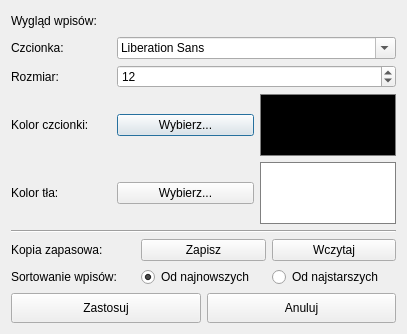
<?xml version="1.0" encoding="UTF-8"?>
<ui version="4.0">
 <class>Opcje</class>
 <widget class="QDialog" name="Opcje">
  <property name="geometry">
   <rect>
    <x>0</x>
    <y>0</y>
    <width>407</width>
    <height>334</height>
   </rect>
  </property>
  <property name="windowTitle">
   <string>Ustawienia pamiętnika</string>
  </property>
  <layout class="QVBoxLayout" name="verticalLayout">
   <item>
    <widget class="QLabel" name="headerWyglad">
     <property name="maximumSize">
      <size>
       <width>16777215</width>
       <height>20</height>
      </size>
     </property>
     <property name="font">
      <font>
       <bold>false</bold>
       <kerning>true</kerning>
      </font>
     </property>
     <property name="text">
      <string>Wygląd wpisów:</string>
     </property>
    </widget>
   </item>
   <item>
    <layout class="QHBoxLayout" name="horizontalLayout_2">
     <item>
      <widget class="QLabel" name="labelFont">
       <property name="maximumSize">
        <size>
         <width>100</width>
         <height>16777215</height>
        </size>
       </property>
       <property name="text">
        <string>Czcionka:</string>
       </property>
      </widget>
     </item>
     <item>
      <widget class="QFontComboBox" name="fontComboBox">
       <property name="minimumSize">
        <size>
         <width>0</width>
         <height>0</height>
        </size>
       </property>
      </widget>
     </item>
    </layout>
   </item>
   <item>
    <layout class="QHBoxLayout" name="horizontalLayout_3">
     <item>
      <widget class="QLabel" name="labelRozmiar">
       <property name="maximumSize">
        <size>
         <width>100</width>
         <height>16777215</height>
        </size>
       </property>
       <property name="text">
        <string>Rozmiar:</string>
       </property>
      </widget>
     </item>
     <item>
      <widget class="QSpinBox" name="spinRozmiar">
       <property name="minimum">
        <number>8</number>
       </property>
       <property name="maximum">
        <number>72</number>
       </property>
       <property name="value">
        <number>12</number>
       </property>
      </widget>
     </item>
    </layout>
   </item>
   <item>
    <layout class="QHBoxLayout" name="horizontalLayout_4">
     <item>
      <widget class="QLabel" name="labelKolorCzcionki">
       <property name="maximumSize">
        <size>
         <width>100</width>
         <height>16777215</height>
        </size>
       </property>
       <property name="text">
        <string>Kolor czcionki:</string>
       </property>
      </widget>
     </item>
     <item>
      <layout class="QHBoxLayout" name="layoutCzcionka">
       <item>
        <widget class="QPushButton" name="btnWybierzKolorCzcionki">
         <property name="text">
          <string>Wybierz...</string>
         </property>
        </widget>
       </item>
       <item>
        <widget class="QLabel" name="previewKolorCzcionki">
         <property name="minimumSize">
          <size>
           <width>20</width>
           <height>20</height>
          </size>
         </property>
         <property name="styleSheet">
          <string notr="true">background-color: black; border: 1px solid gray;</string>
         </property>
         <property name="text">
          <string/>
         </property>
        </widget>
       </item>
      </layout>
     </item>
    </layout>
   </item>
   <item>
    <layout class="QHBoxLayout" name="horizontalLayout_5">
     <item>
      <widget class="QLabel" name="labelKolorTla">
       <property name="maximumSize">
        <size>
         <width>100</width>
         <height>16777215</height>
        </size>
       </property>
       <property name="text">
        <string>Kolor tła:</string>
       </property>
      </widget>
     </item>
     <item>
      <layout class="QHBoxLayout" name="layoutTlo">
       <item>
        <widget class="QPushButton" name="btnWybierzKolor">
         <property name="text">
          <string>Wybierz...</string>
         </property>
        </widget>
       </item>
       <item>
        <widget class="QLabel" name="previewKolor">
         <property name="minimumSize">
          <size>
           <width>20</width>
           <height>20</height>
          </size>
         </property>
         <property name="styleSheet">
          <string notr="true">background-color: white; border: 1px solid gray;</string>
         </property>
         <property name="text">
          <string/>
         </property>
        </widget>
       </item>
      </layout>
     </item>
    </layout>
   </item>
   <item>
    <widget class="Line" name="lineSeparator">
     <property name="orientation">
      <enum>Qt::Orientation::Horizontal</enum>
     </property>
    </widget>
   </item>
   <item>
    <layout class="QHBoxLayout" name="horizontalLayout_7">
     <item>
      <widget class="QLabel" name="labelKopia">
       <property name="text">
        <string>Kopia zapasowa:</string>
       </property>
      </widget>
     </item>
     <item>
      <widget class="QPushButton" name="pushZapiszKopie">
       <property name="text">
        <string>Zapisz</string>
       </property>
      </widget>
     </item>
     <item>
      <widget class="QPushButton" name="pushWczytajKopie">
       <property name="text">
        <string>Wczytaj</string>
       </property>
      </widget>
     </item>
    </layout>
   </item>
   <item>
    <layout class="QHBoxLayout" name="layoutSortowanie">
     <item>
      <widget class="QLabel" name="headerSortowanie">
       <property name="font">
        <font>
         <bold>false</bold>
        </font>
       </property>
       <property name="text">
        <string>Sortowanie wpisów:</string>
       </property>
       <property name="margin">
        <number>5</number>
       </property>
      </widget>
     </item>
     <item>
      <widget class="QRadioButton" name="radioNajnowsze">
       <property name="text">
        <string>Od najnowszych</string>
       </property>
       <property name="checked">
        <bool>true</bool>
       </property>
      </widget>
     </item>
     <item>
      <widget class="QRadioButton" name="radioNajstarsze">
       <property name="text">
        <string>Od najstarszych</string>
       </property>
      </widget>
     </item>
    </layout>
   </item>
   <item>
    <layout class="QHBoxLayout" name="horizontalLayout">
     <item>
      <widget class="QPushButton" name="btnZastosuj">
       <property name="sizePolicy">
        <sizepolicy hsizetype="Ignored" vsizetype="Minimum">
         <horstretch>0</horstretch>
         <verstretch>0</verstretch>
        </sizepolicy>
       </property>
       <property name="maximumSize">
        <size>
         <width>16777215</width>
         <height>30</height>
        </size>
       </property>
       <property name="text">
        <string>Zastosuj</string>
       </property>
      </widget>
     </item>
     <item>
      <widget class="QPushButton" name="btnAnuluj">
       <property name="sizePolicy">
        <sizepolicy hsizetype="Ignored" vsizetype="Minimum">
         <horstretch>0</horstretch>
         <verstretch>0</verstretch>
        </sizepolicy>
       </property>
       <property name="minimumSize">
        <size>
         <width>0</width>
         <height>30</height>
        </size>
       </property>
       <property name="maximumSize">
        <size>
         <width>16777215</width>
         <height>30</height>
        </size>
       </property>
       <property name="text">
        <string>Anuluj</string>
       </property>
      </widget>
     </item>
    </layout>
   </item>
  </layout>
 </widget>
 <resources/>
 <connections/>
</ui>
